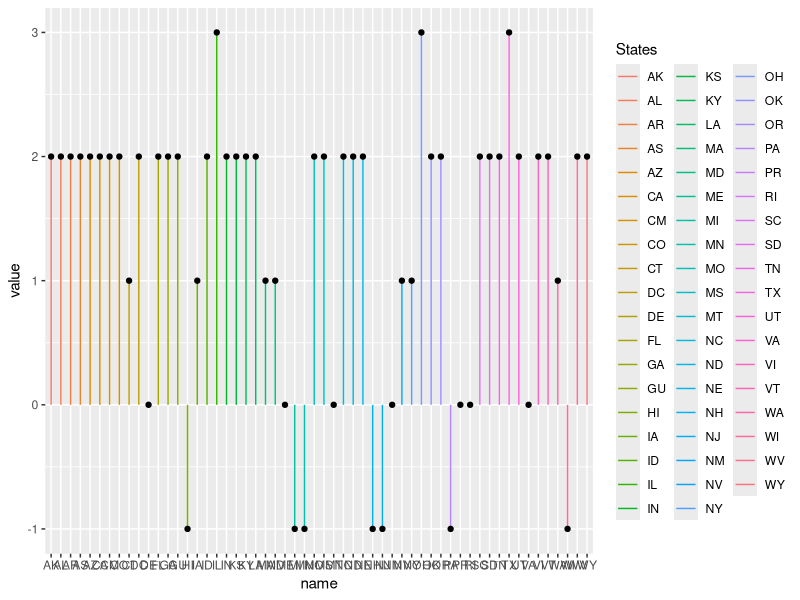

This chart was generated by the following R code:
library(stringr)
library(dplyr)
library(ggplot2)
library(tidyr)
tran_care <- read.csv("Trans-Care-by-state-aggragate.csv",stringsAsFactors = FALSE)
#2020,12,31
#2019,12,31
#2018,12,31
#2017,12,31
#2016-12-31
#2015-12-31
twenty_15_data <- tran_care %>%
                          filter(Date == "2015-12-30")

twenty_16_data <- tran_care %>%
  filter(Date == "2016-12-30")

twenty_17_data <- tran_care %>%
  filter(Date == "2017-12-30")

twenty_18_data <- tran_care %>%
  filter(Date == "2018-12-30")

twenty_19_data <- tran_care %>%
  filter(Date == "2019-12-30")

twenty_20_data <- tran_care %>%
  filter(Date == "2020-12-30")
#example 2020 data frame to plot
long_data_set <- pivot_longer(twenty_15_data,cols = -Date)
long_data_set <- long_data_set %>%
                    select(name,value)

ggplot(long_data_set,aes(x = name, y = value)) +
  geom_segment(aes(x = name, xend = name,y = 0, yend = value, color = name)) +
  geom_point() +
  labs (
    color = "States",
  )
  
